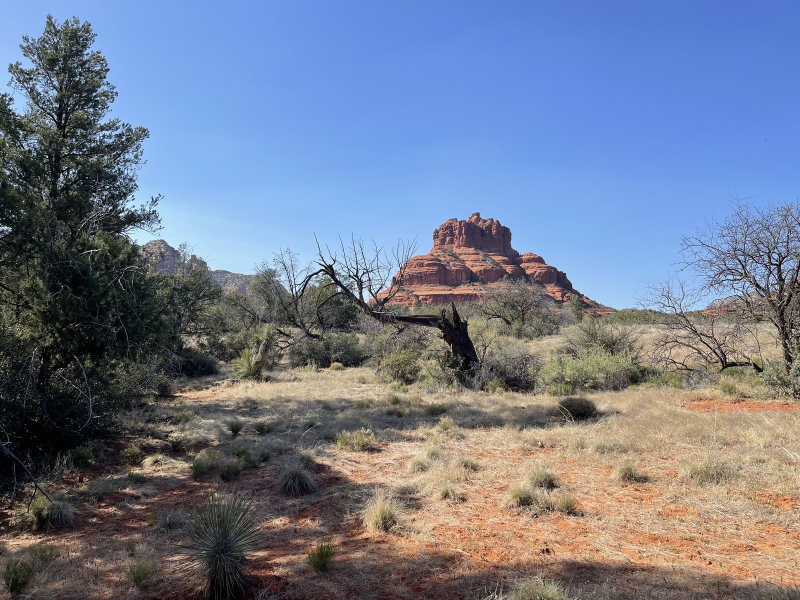
#> input picture v2/a4/media/img/sedona-bellrock-1600.jpg, 1600 x 1200 px, found by its file name (shown at 1/2 size)
$ python prep.py
#> lines starting #> are read from the running program, lines starting #| are printed output that depends on the picture
#!/usr/bin/env python3
"""Prepares the pictures for The Crossing (play/next/crossing). Run from anywhere.
Every source is one of Tony's own photographs in media/img. Nothing here is drawn or generated except
a seamless-tile crossfade, a paper grain for the costume card, and the crop/round masks."""
import os, sys, numpy as np
from PIL import Image, ImageFilter, ImageDraw, ImageOps
import cv2

ROOT=os.path.abspath(os.path.join(os.path.dirname(__file__),'..','..','..','..'))
IMG=os.path.join(ROOT,'media','img'); OUT=os.path.join(os.path.dirname(__file__),'..','img')
os.makedirs(OUT,exist_ok=True)
def src(n): return Image.open(os.path.join(IMG,n)).convert('RGB')
#> called with n = 'sedona-bellrock-1600.jpg'
#> returned value is the input picture: PIL image 1600x1200 RGB; mean R, G, B 114.7, 123.8, 143.7
def save(im,n,q=80):
    p=os.path.join(OUT,n); im.save(p,quality=q,optimize=True,progressive=True); print(n,im.size,os.path.getsize(p)//1024,'KB')

# ---- the sky and the far country: the top band of each photograph, down to its own horizon
def sky(name,crop,w=1600,out=None):
    im=src(name).crop(crop); im=im.resize((w,int(w*im.height/im.width)),Image.LANCZOS); save(im,out,78); return im
#> after `im = src(name).crop(crop)`:
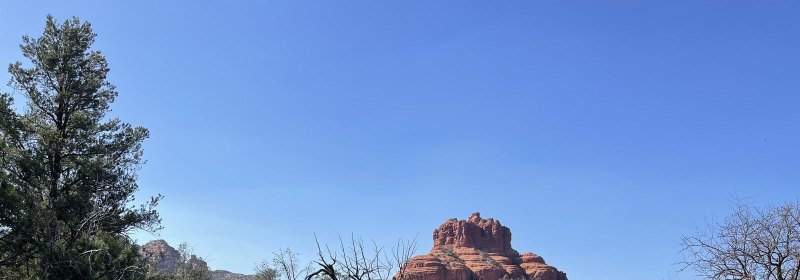
#> im: PIL image 1600x560 RGB (shown at 1/2 size); mean R, G, B 110.9, 145.9, 203.5
sky('sedona-bellrock-1600.jpg',(0,0,1600,560),out='sky-desert.jpg')        # Bell Rock through the dead juniper, April 2022
sky('peaks-morning-wide-2000.jpg',(0,0,2000,520),out='sky-mountains.jpg')  # the Peaks under morning cloud and mist, July 2022 (cropped above the houses)
#> (the run stopped early here; a loop or call above may not have finished)

$ run again, with v2/a4/media/img/creek-log-1400.jpg copied over v2/a4/media/img/sedona-bellrock-1600.jpg
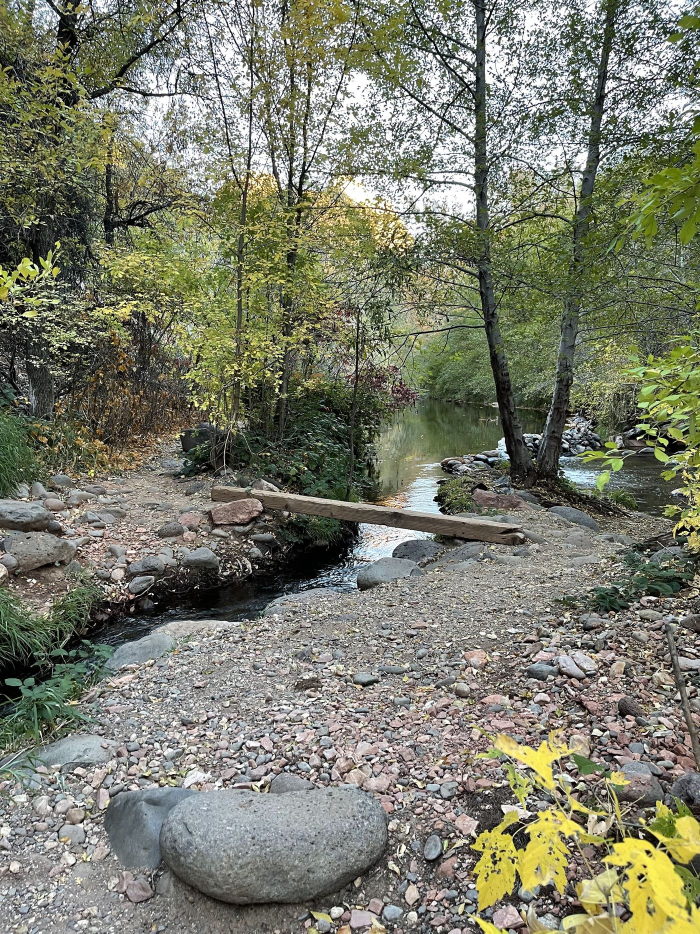
#> input picture v2/a4/media/img/creek-log-1400.jpg, 1400 x 1867 px, found by its file name (shown at 1/2 size)
#> in src, returned value is the input picture: PIL image 1400x1867 RGB; mean R, G, B 121.4, 123.5, 107
#> in sky, `im = src(name).crop(crop)`:
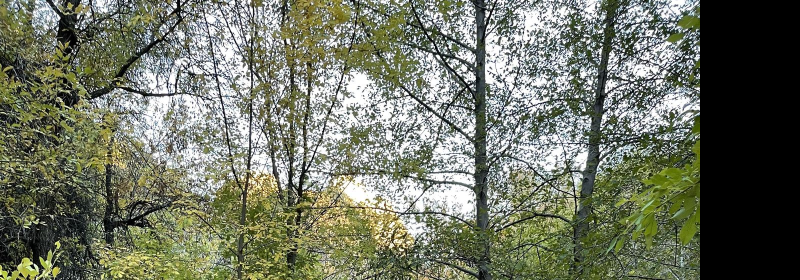
#> im: PIL image 1600x560 RGB (shown at 1/2 size); mean R, G, B 111.1, 115.6, 99.4

$ run again, with v2/a4/media/img/oakcreek-rim-1000.jpg copied over v2/a4/media/img/sedona-bellrock-1600.jpg
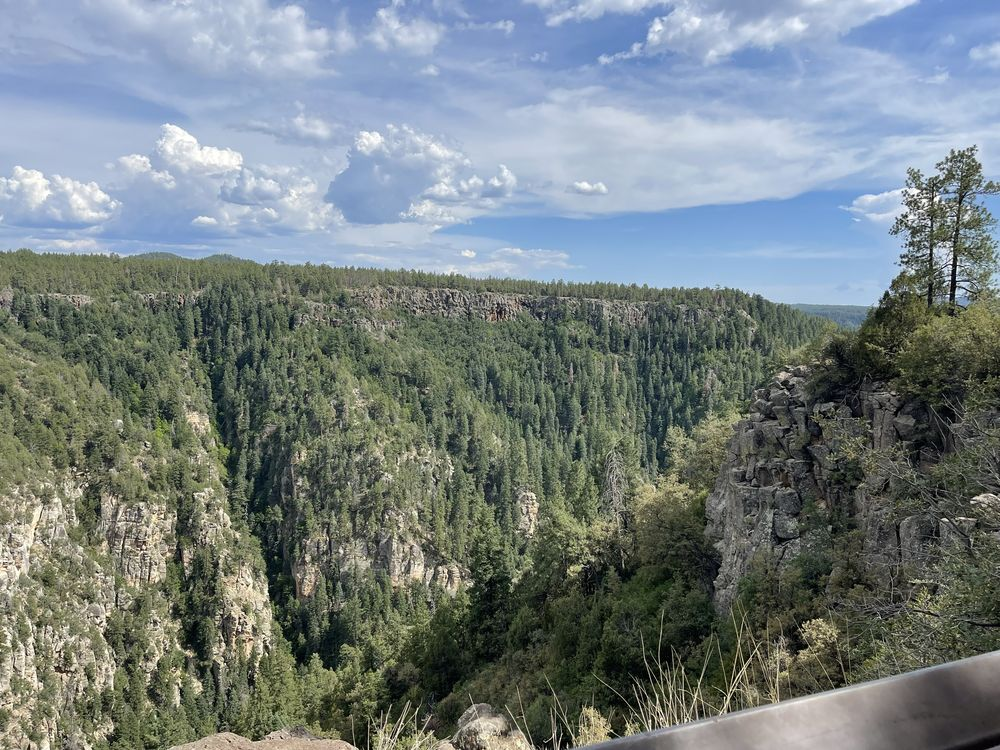
#> input picture v2/a4/media/img/oakcreek-rim-1000.jpg, 1000 x 750 px, found by its file name
#> in src, returned value is the input picture: PIL image 1000x750 RGB; mean R, G, B 117.8, 128, 128.9
#> in sky, `im = src(name).crop(crop)`:
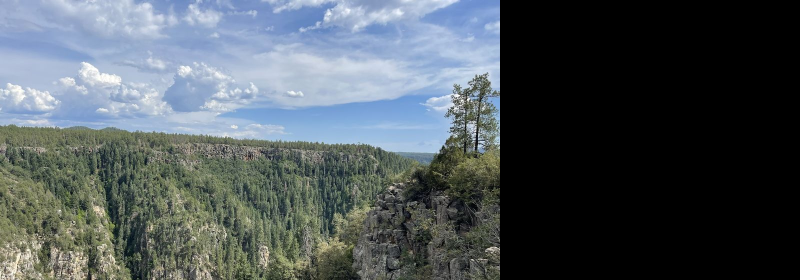
#> im: PIL image 1600x560 RGB (shown at 1/2 size); mean R, G, B 78.7, 87, 91.4
